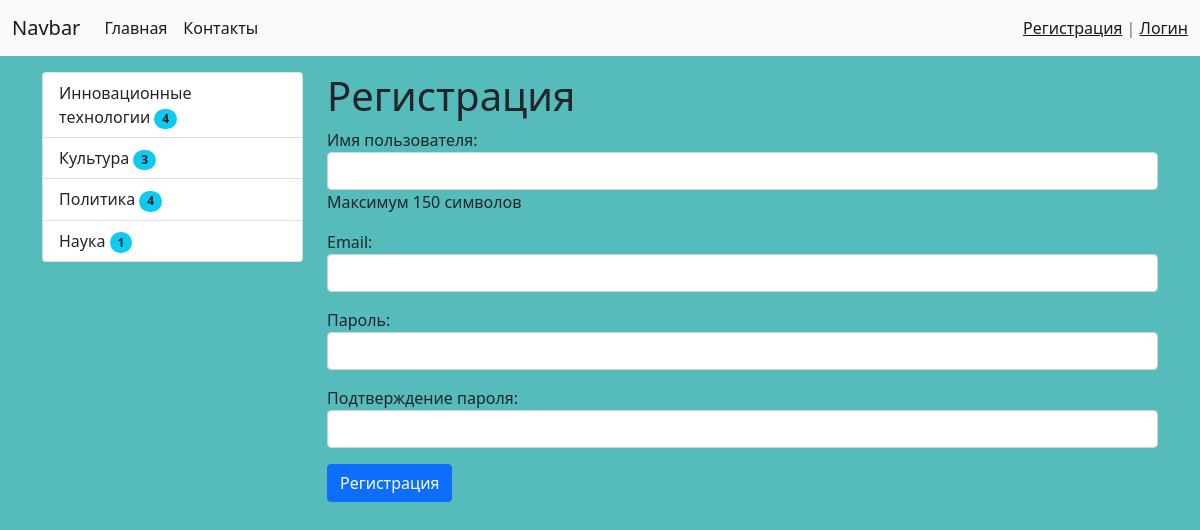
Screenshot of /register/ with the database file from the repository.
### news/models.py (models this page shows, shortened)
class Category(models.Model):
    title = models.CharField('Название категории', max_length=150, db_index=True)
    def get_absolute_url(self):
        return reverse('category', kwargs={"category_id": self.pk})
    class Meta:
        verbose_name = 'Категория'
        verbose_name_plural = 'Категории'
        ordering = ['id']

### news/views.py (the view)
# urls.py: path('register/', register, name='register'),
def register(request):
    if request.method == 'POST':
        form = UserRegisterForm(request.POST)
        if form.is_valid():
            user = form.save()
            login(request, user)
            messages.success(request, 'Вы успешно зарегистрировались!')
            return redirect('home')
        else:
            messages.error(request, 'Ошибка регистрации!')
    else:
        form = UserRegisterForm()
    return render(request, 'news/register.html', {'form': form})

### news/forms.py
class UserRegisterForm(UserCreationForm):
    username = forms.CharField(label='Имя пользователя', help_text='Максимум 150 символов ', widget=forms.TextInput(attrs={"class": "form-control"}))
    password1 = forms.CharField(label='Пароль', widget=forms.PasswordInput(attrs={"class": "form-control"}))
    password2 = forms.CharField(label='Подтверждение пароля', widget=forms.PasswordInput(attrs={"class": "form-control"}))
    email = forms.EmailField(label='Email', widget=forms.EmailInput(attrs={"class": "form-control"}),)
    class Meta:
        model = User
        fields = ('username', 'email', 'password1', 'password2')

### news/templatetags/news_tags.py (called while the page is built)
@register.inclusion_tag('news/list_categories.html')
def show_categories():
    categories = Category.objects.annotate(cnt=Count('news', filter=F('news__is_published'))).filter(cnt__gt=0)
    return {'categories': categories}

### news/templates/news/register.html (shortened to what this page needs)
{% extends 'base.html' %}
{% block sidebar %}
    {% include 'inc/_sidebar.html' %}
{% endblock %}
{% block content %}
<h1>Регистрация</h1>
<form method="post">
    {{ form.as_p }}
    <button type="submit" class="btn btn-primary btn-block">Регистрация</button>
</form>
{% endblock %}

### news/templates/news/list_categories.html
<div class="list-group">
    {% for item in categories %}
    <a href="{{ item.get_absolute_url }}" class="list-group-item list-group-item-action">{{ item.title }}
    <span class="badge rounded-pill bg-info text-dark">{{ item.cnt }}</span></a>
    {% endfor %}
</div>

### mysite/static/css/style.css (style rules this page uses)
body { background: #5bb; }

### rows the page displays
Category: title "Инновационные технологии", cnt "4"
Category: title "Культура", cnt "3"
Category: title "Политика", cnt "4"
Category: title "Наука", cnt "1"
